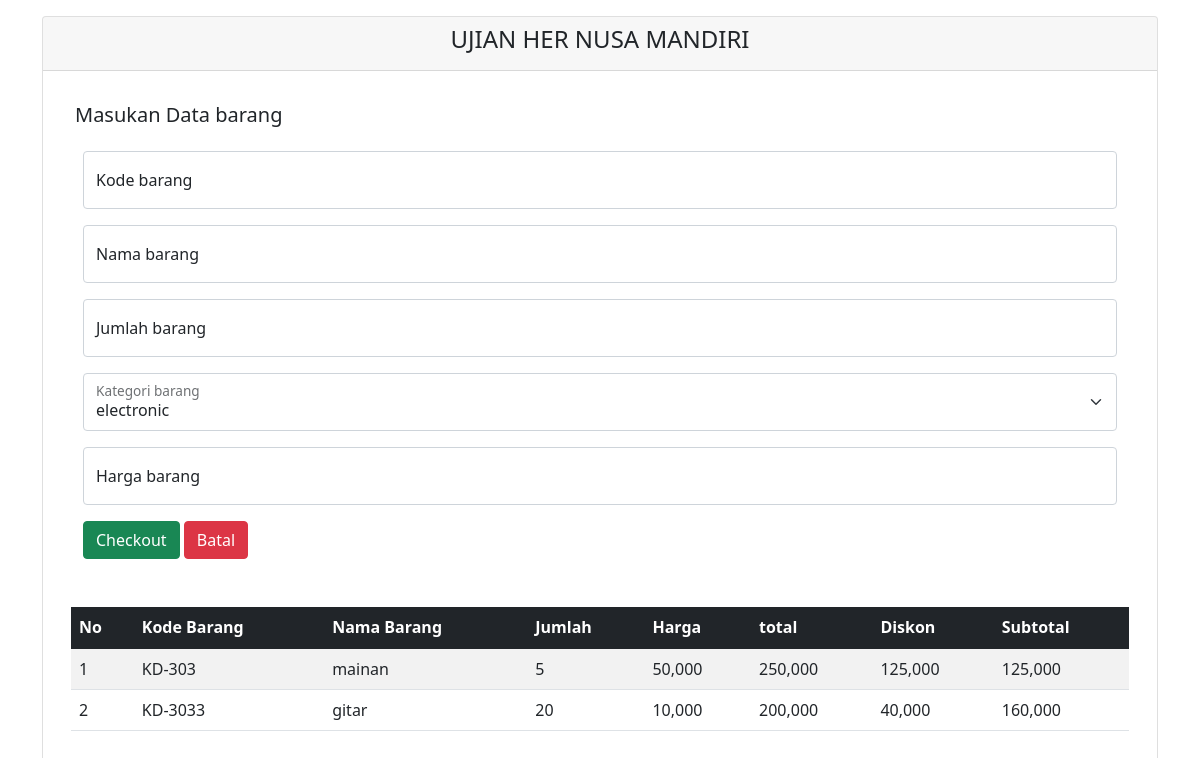
The page / on the database its author committed.
### tables this page shows
CREATE TABLE `barang` (
  `id` int(10) NOT NULL,
  `kd_barang` varchar(50) NOT NULL,
  `namabarang` varchar(50) NOT NULL,
  `jumlah` int(10) NOT NULL,
  `harga` int(20) NOT NULL
);

CREATE TABLE `transaksi` (
  `id_transaksi` int(10) NOT NULL,
  `jumlah_barang` int(10) NOT NULL,
  `subtotal` int(20) NOT NULL,
  `diskon` int(5) NOT NULL,
  `total` int(20) NOT NULL
);

### index.php (the view, shortened to what this page needs)
<?php include 'config.php' ?>
<?php $no = 1;
$join = mysqli_query($con, "SELECT b.*,t.subtotal,t.diskon,t.total FROM barang as b INNER JOIN transaksi as t ON t.jumlah_barang = b.jumlah") ?>
<!doctype html>
<html lang="en">
<head>
    <link href="https://cdn.jsdelivr.net/npm/bootstrap@5.1.3/dist/css/bootstrap.min.css" rel="stylesheet"
>
</head>
<body>
    <div class="container">
        <div class="row">
            <div class="col-lg">
                <div class="card mt-3">
                    <div class="card-header d-flex justify-content-center">
                        <h4>UJIAN HER NUSA MANDIRI</h4>
                    </div>
                    <div class="card-body">
                        <h5 class="card-title p-3">Masukan Data barang</h5>
                        <div class="container">
                            <div class="row">
                                <form action="proses.php" method="post">
                                    <div class="mb-3 form-floating">
                                        <input type="text" name="kodebarang" id="namabarang" placeholder="namabarang"
                                            class="form-control">
                                        <label for="">Kode barang</label>
                                    </div>
                                    <div class="mb-3 form-floating">
                                        <input type="text" name="namabarang" id="namabarang" placeholder="namabarang"
                                            class="form-control">
                                        <label for="">Nama barang</label>
                                    </div>
                                    <div class="mb-3 form-floating">
                                        <input type="number" name="jumlahbarang" id="namabarang"
                                            placeholder="namabarang" class="form-control">
                                        <label for="">Jumlah barang</label>
                                    </div>
                                    <div class="mb-3 form-floating">
                                        <?php $sql = mysqli_query($con, "SELECT * FROM kategori"); ?>
                                        <select name="katbar" id="" class="form-select">
                                            <?php while ($data = mysqli_fetch_array($sql)) : ?>
                                            <option value="<?= $data['kategori'] ?>"><?= $data['kategori'] ?></option>
                                            <?php endwhile; ?>
                                        </select>
                                        <label for="">Kategori barang</label>
                                    </div>
                                    <div class="mb-3 form-floating">
                                        <input type="number" name="hargabarang" id="namabarang" placeholder="namabarang"
                                            class="form-control">
                                        <label for="">Harga barang</label>
                                    </div>
                                    <input type="submit" class="btn btn-success" value="Checkout" name="check">
                                    <input type="reset" class="btn btn-danger" value="Batal" name="check">
                                </form>
                            </div>
                            <div class="row mt-5">
                                <table class="table table-striped table-border">
                                    <thead class="table-dark">
                                        <th>No</th>
                                        <th>Kode Barang</th>
                                        <th>Nama Barang</th>
                                        <th>Jumlah</th>
                                        <th>Harga</th>
                                        <th>total</th>
                                        <th>Diskon</th>
                                        <th>Subtotal</th>
                                    </thead>
                                    <tbody>
                                        <?php while ($row = mysqli_fetch_array($join)) : ?>
                                        <tr>
                                            <td><?= $no++ ?></td>
                                            <td><?= $row['kd_barang'] ?></td>
                                            <td><?= $row['namabarang'] ?></td>
                                            <td><?= $row['jumlah'] ?></td>
                                            <td><?= number_format($row['harga']) ?></td>
                                            <td><?= number_format($row['subtotal']) ?></td>
                                            <td><?= number_format($row['diskon']) ?></td>
                                            <td><?= number_format($row['total']) ?></td>
                                        </tr>
                                        <?php endwhile; ?>
                                    </tbody>
                                </table>
                            </div>
                        </div>
                    </div>
                </div>
            </div>
        </div>
    </div>
</body>
</html>

### rows shown on the page
barang: kd_barang "KD-303", namabarang "mainan", jumlah "5", harga "50,000", transaksi.subtotal "250,000", transaksi.diskon "125,000", transaksi.total "125,000"
barang: kd_barang "KD-3033", namabarang "gitar", jumlah "20", harga "10,000", transaksi.subtotal "200,000", transaksi.diskon "40,000", transaksi.total "160,000"

### other values the page prints
form field katbar "electronic"
